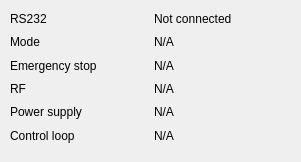
<?xml version="1.0" encoding="UTF-8"?>
<ui version="4.0">
 <class>Status</class>
 <widget class="QWidget" name="Status">
  <property name="geometry">
   <rect>
    <x>0</x>
    <y>0</y>
    <width>301</width>
    <height>162</height>
   </rect>
  </property>
  <property name="windowTitle">
   <string>Form</string>
  </property>
  <widget class="QWidget" name="gridLayoutWidget">
   <property name="geometry">
    <rect>
     <x>10</x>
     <y>10</y>
     <width>281</width>
     <height>134</height>
    </rect>
   </property>
   <layout class="QGridLayout" name="gridLayout">
    <property name="sizeConstraint">
     <enum>QLayout::SetMinimumSize</enum>
    </property>
    <item row="3" column="0">
     <widget class="QLabel" name="label_3">
      <property name="text">
       <string>RF</string>
      </property>
     </widget>
    </item>
    <item row="5" column="0">
     <widget class="QLabel" name="label_5">
      <property name="text">
       <string>Control loop</string>
      </property>
     </widget>
    </item>
    <item row="5" column="1">
     <widget class="QLabel" name="labelControl">
      <property name="text">
       <string>N/A</string>
      </property>
     </widget>
    </item>
    <item row="4" column="0">
     <widget class="QLabel" name="label_4">
      <property name="text">
       <string>Power supply</string>
      </property>
     </widget>
    </item>
    <item row="4" column="1">
     <widget class="QLabel" name="labelPowerSupply">
      <property name="text">
       <string>N/A</string>
      </property>
     </widget>
    </item>
    <item row="1" column="1">
     <widget class="QLabel" name="labelStartup">
      <property name="text">
       <string>N/A</string>
      </property>
     </widget>
    </item>
    <item row="3" column="1">
     <widget class="QLabel" name="labelRf">
      <property name="text">
       <string>N/A</string>
      </property>
     </widget>
    </item>
    <item row="2" column="1">
     <widget class="QLabel" name="labelEmergency">
      <property name="text">
       <string>N/A</string>
      </property>
     </widget>
    </item>
    <item row="2" column="0">
     <widget class="QLabel" name="label">
      <property name="text">
       <string>Emergency stop</string>
      </property>
     </widget>
    </item>
    <item row="1" column="0">
     <widget class="QLabel" name="label_2">
      <property name="text">
       <string>Mode</string>
      </property>
     </widget>
    </item>
    <item row="0" column="0">
     <widget class="QLabel" name="label_11">
      <property name="text">
       <string>RS232</string>
      </property>
     </widget>
    </item>
    <item row="0" column="1">
     <widget class="QLabel" name="labelRs232">
      <property name="text">
       <string>Not connected</string>
      </property>
     </widget>
    </item>
   </layout>
  </widget>
 </widget>
 <resources/>
 <connections/>
</ui>
